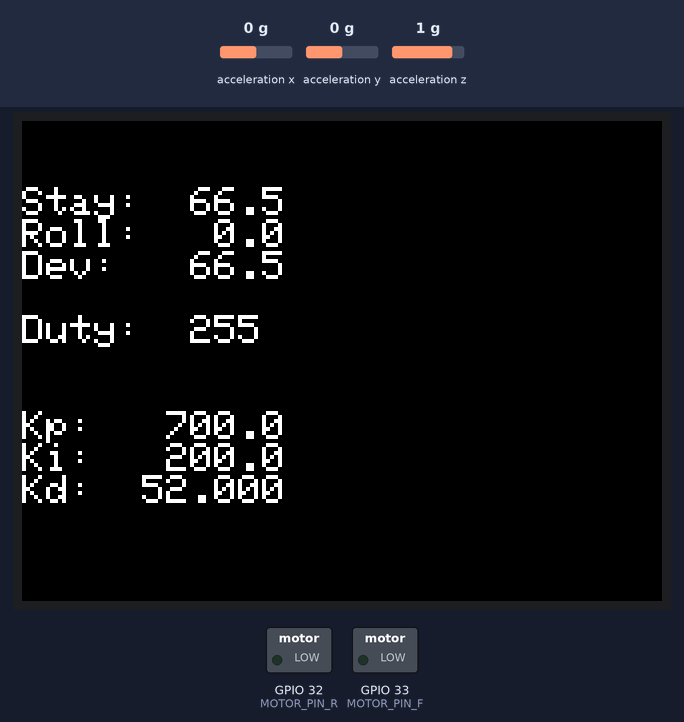
This sketch was run on a simulated ESP32. Shown: 320×240 colour display, switched loads named in the sketch (green lamp = pin HIGH). Inputs (shaded band) come from the test bench; at power-on: acceleration y 0 g, acceleration z 1 g, acceleration x 0 g.

Above: at 1.4 s.
1.5 s: acceleration y set to 0.8 g
At 2.3 s:
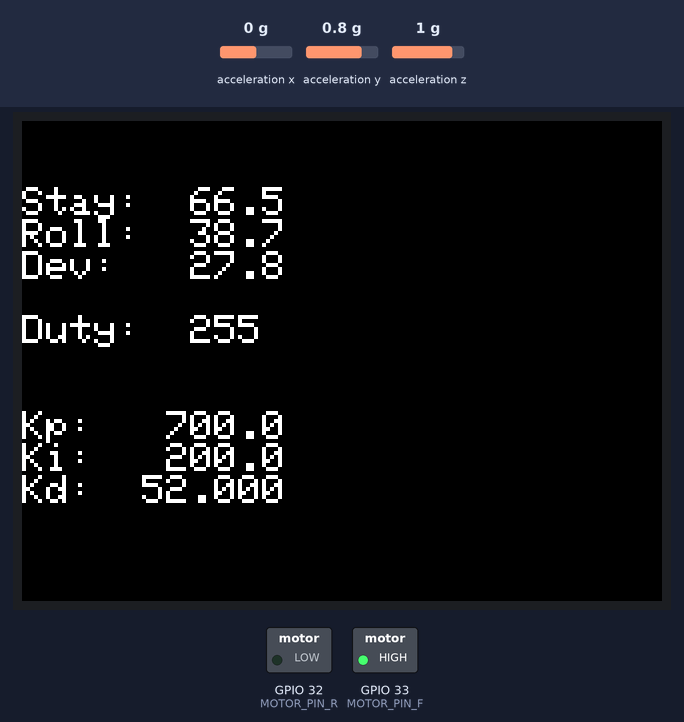
4.5 s: acceleration z set to 0 g
At 5.02 s:
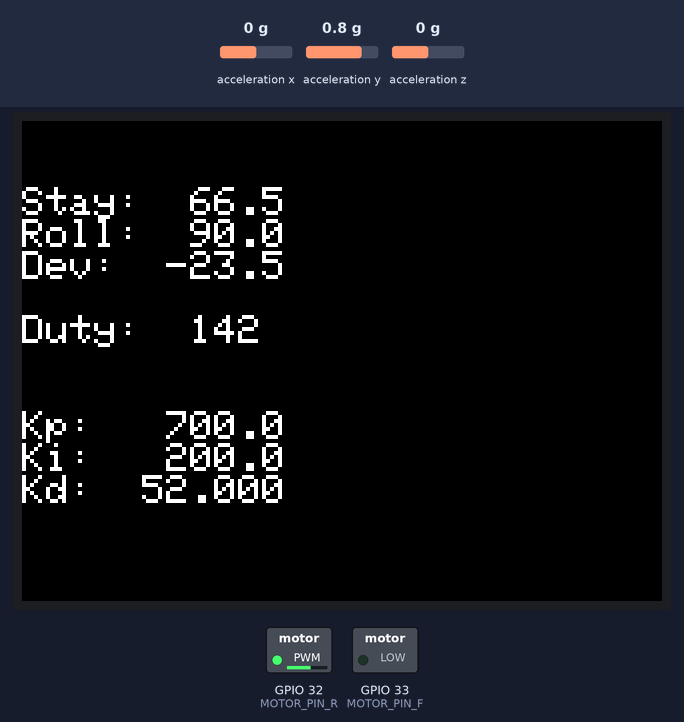
7.3 s: acceleration z set to 0.8 g
At 7.55 s:
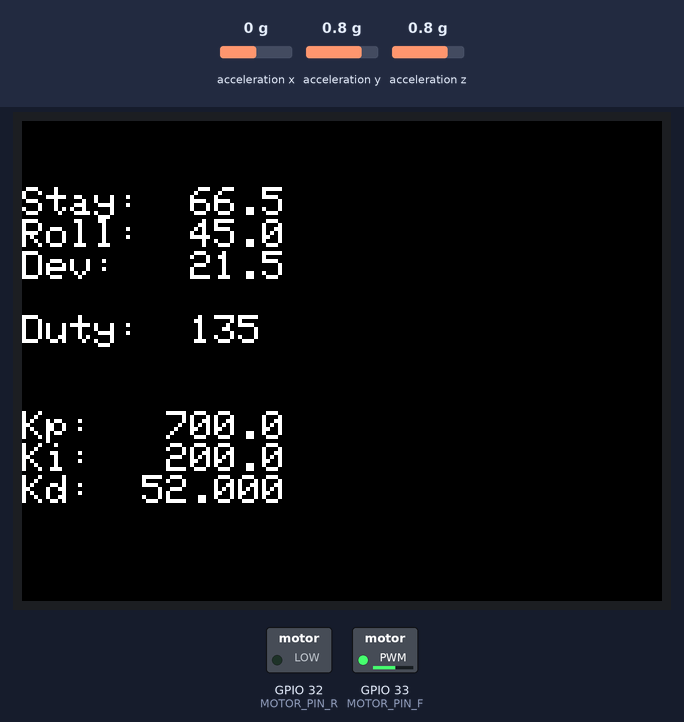
9.8 s: acceleration y set to 1.4 g
At 10.12 s:
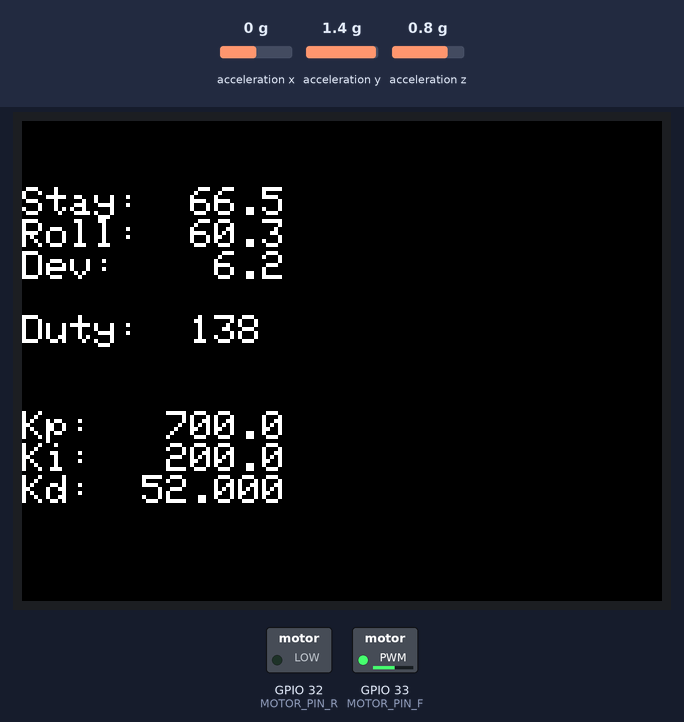
12.8 s: acceleration y set to -1.4 g
At 14.0 s:
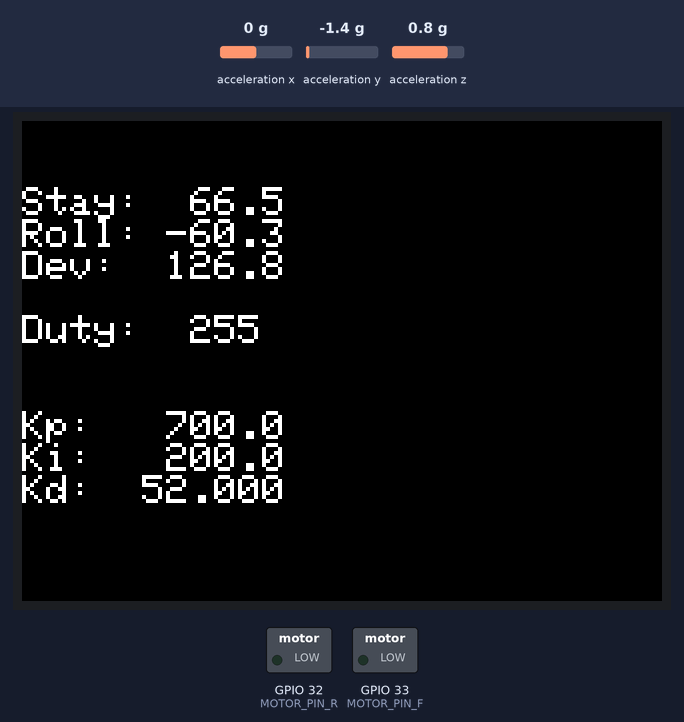
14.3 s: acceleration y set to 1.4 g
At 14.7 s:
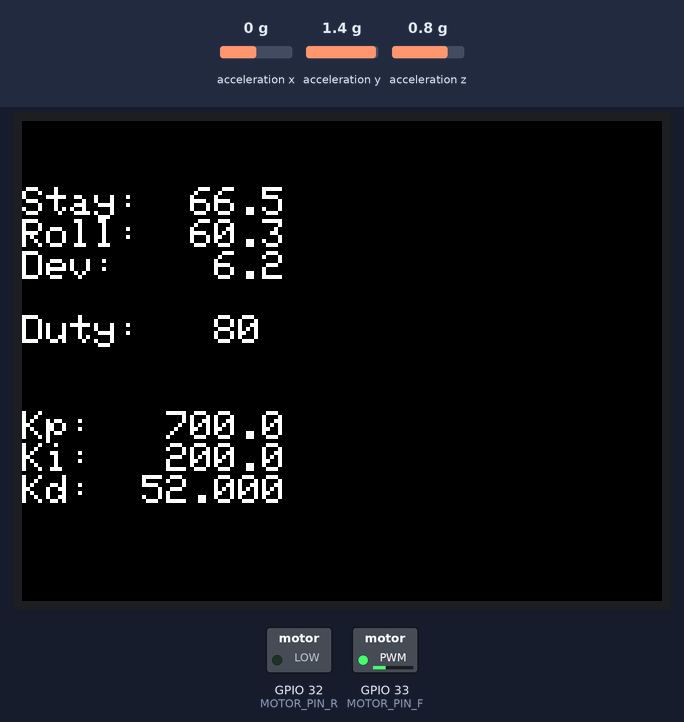
Timing chart, 0 to 17.0 s (numbered marks = the images above; inputs shaded):
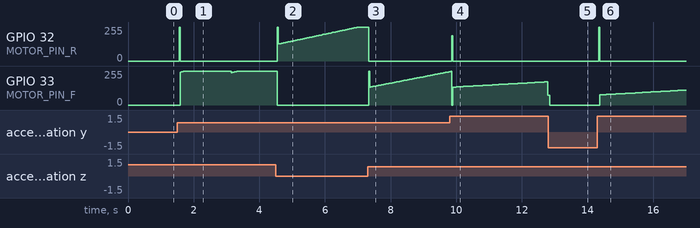

Measured:
- after the input at 1.5 s, GPIO 32 (MOTOR_PIN_R): 0/255 → 255/255 after 0.06 s, → 0/255 0.03 s later; the display: changes after 0.05 s (image 1)
- after the input at 4.5 s, the display: first changes at once (image 2 shows a later state)
- after the input at 9.8 s, GPIO 32 (MOTOR_PIN_R): 0/255 → 189/255 after 0.06 s, → 0/255 0.03 s later
- after the input at 14.3 s, GPIO 32 (MOTOR_PIN_R): 0/255 → 255/255 at once, → 0/255 0.03 s later; GPIO 33 (MOTOR_PIN_F): moves from 0/255 to 112/255 over 2.6 s, starting after 0.08 s; the display: first changes at once (image 6 shows a later state)

The sketch:

inverted_stackchan.ino
```cpp
#include <M5Core2.h>
#include <MadgwickAHRS.h>
Madgwick madgwic;
Madgwick MadgwickFilter;

#define MOTOR_PIN_F        33 // to DC Motor Driver FIN
#define MOTOR_PIN_R        32  // to DC Motor Driver RIN
#define MOTOR_PWM_F        0  // PWM CHANNEL
#define MOTOR_PWM_R        1  // PWM CHANNEL

float Kp = 700;//
float Ki =200;//4Kd
float Kd = 52;//
float target = 66.5;//67-64.5
int Motor_offset = 27;

float P, I, D, preP;
float roll, pitch, yaw;
float now;
float dt, preTime;
double power = 0;
int Duty = 0;

void drawScreen() {
    M5.Lcd.setCursor(0, 17);
    M5.Lcd.printf("\nStay:%6.1f\n",target);
    M5.Lcd.printf("Roll:%6.1f\n",roll);
    M5.Lcd.printf("Dev:%7.1f\n", target - roll);
    M5.Lcd.printf("\nDuty:%5.1d\n\n\n", Duty);
    M5.Lcd.printf("Kp:%8.1f\n", Kp);
    M5.Lcd.printf("Ki:%8.1f\n", Ki);
    M5.Lcd.printf("Kd:%8.3f\n", Kd);
}

void setup() {
  Serial.begin(151200);
  //MadgwickFilter.begin(100);

  M5.begin(true, true, true, false);
  M5.Lcd.setTextColor(WHITE, BLACK);
  M5.Lcd.fillScreen(BLACK);
  M5.Lcd.setTextSize(2);
  M5.IMU.Init();

  pinMode(MOTOR_PIN_F, OUTPUT);
  pinMode(MOTOR_PIN_R, OUTPUT);
  ledcSetup(MOTOR_PWM_F, 490, 8); //CHANNEL, FREQ, BIT
  ledcSetup(MOTOR_PWM_R, 490, 8);
  ledcAttachPin(MOTOR_PIN_F, MOTOR_PWM_F);
  ledcAttachPin(MOTOR_PIN_R, MOTOR_PWM_R);
  drawScreen();
}

void loop() {
  preTime = micros();
  M5.IMU.getAhrsData(&pitch, &roll, &yaw);
  //Serial.printf("%8.1f\n",roll);
  drawScreen();
  delay(2);

  now = target - roll;
  dt = (micros() - preTime) / 1000000; // 処理時間を求める
  preTime = micros(); // 処理時間を記録

// 目標角度から現在の角度を引いて偏差を求める
// -90~90を取るので90で割って-1.0~1.0にする
  P  = (target - roll) / 90;
// 偏差を積分する
  I += P * dt;
// 偏差を微分する
  D  = (P - preP) / dt;
// 偏差を記録する
  preP = P;
// 積分部分が大きくなりすぎると出力が飽和するので大きくなり過ぎたら0に戻す(アンチワインドアップ)
  if (100 < abs(I * Ki)) {
    I = 0;
  }

  power = (int)(Kp * P + Ki * I + Kd * D);
  Duty = (int)(constrain((int)abs(power)+Motor_offset, 0, 255)); //255に制限　飽和する

  // +-30度を越えたら倒れたとみなす
  if (-30 < now && now < 30) {
    ledcWrite( MOTOR_PWM_F,(power < 0 ?    0 : Duty) );
    ledcWrite( MOTOR_PWM_R,(power < 0 ? Duty :    0) );
  }
  else {
    ledcWrite(MOTOR_PWM_F, 0);
    ledcWrite(MOTOR_PWM_R, 0);
    power = 0;
    I = 0;
  }
}  
```
